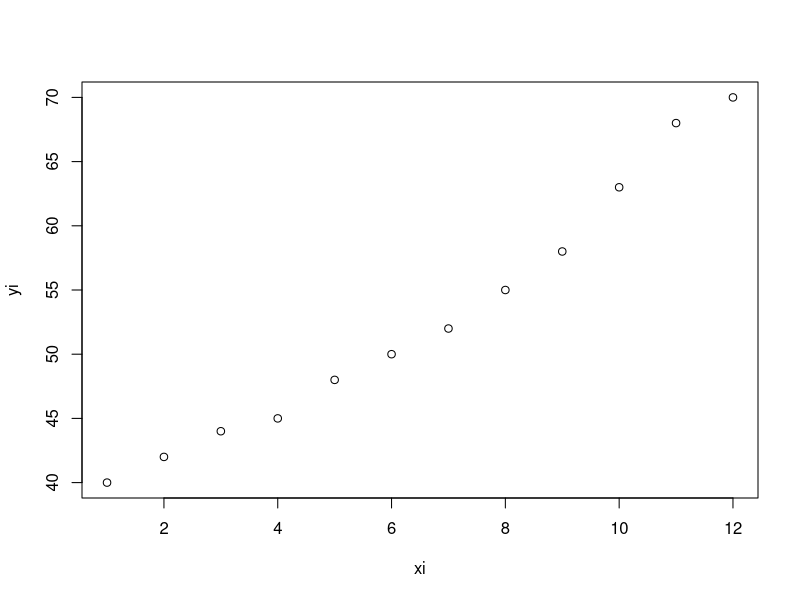
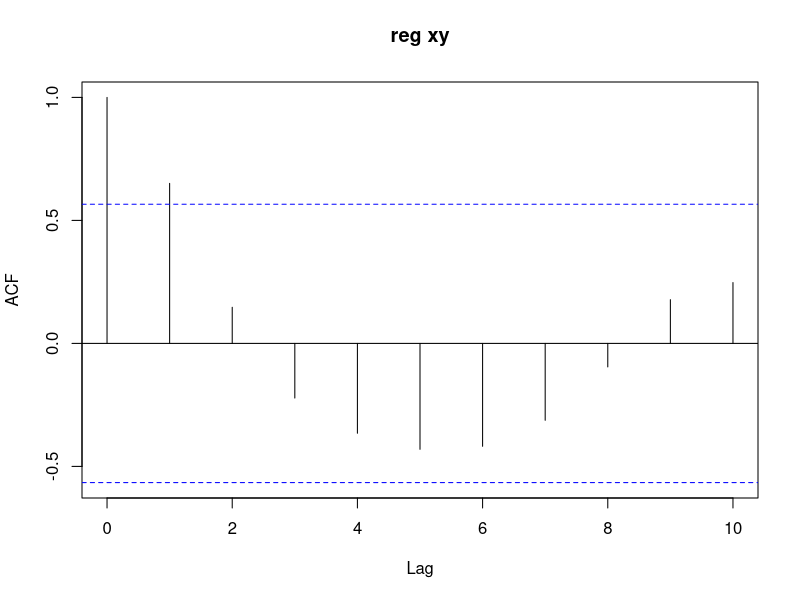
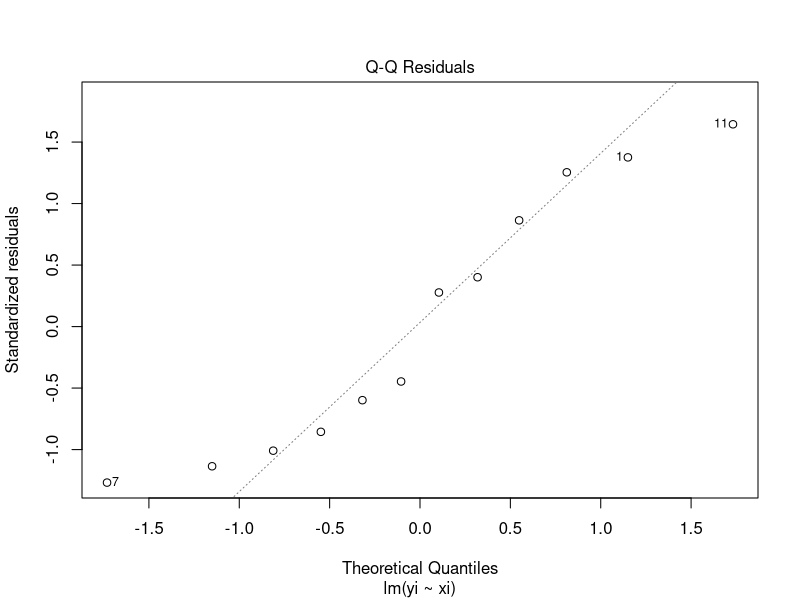
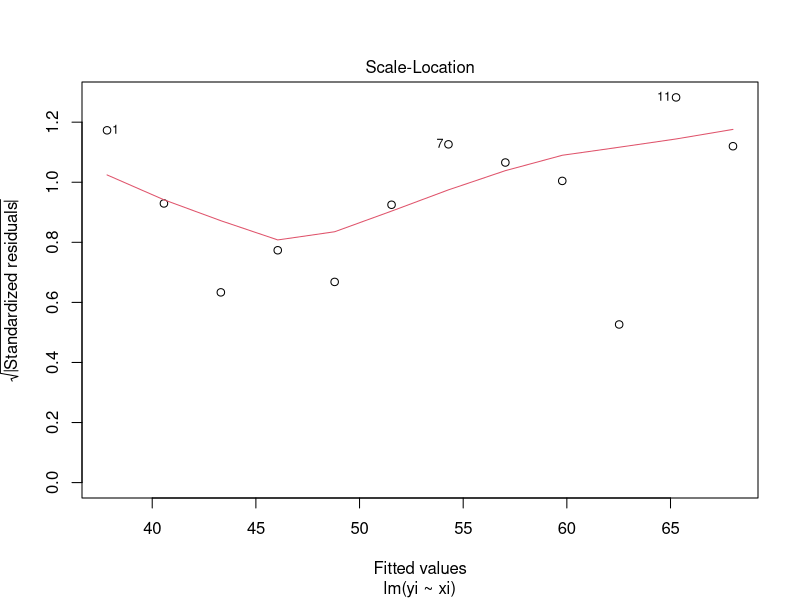
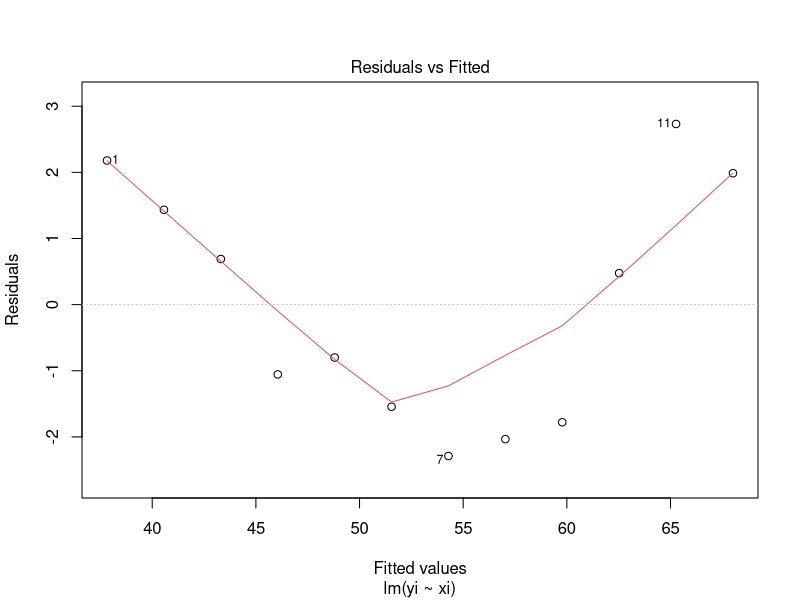

Source code (R) for these figures, in order:
## ---- chunk 1
library("tidyverse")
library("car")
library("corrplot")
## ---- chunk 2
xi <- c(1:12)
yi <- c(40, 42, 44, 45, 48, 50, 52, 55, 58, 63, 68, 70)
## ---- chunk 3
plot(xi, yi)
## ---- chunk 4
r<-cor(xi,yi)
## ---- chunk 5
cor.test(xi,yi)
## ---- chunk 6
matrix <- data_frame(xi, yi)
## ---- chunk 7
ks.test(yi,"pnorm")
## ---- chunk 8
ks.test(xi,"pnorm")
## ---- chunk 9
shapiro.test(xi)
## ---- chunk 10
shapiro.test(yi)

## ---- chunk 11
 regxy <- lm(yi ~ xi)
## ---- chunk 12
summary(regxy)
## ---- chunk 13
acf(residuals(regxy), main="reg xy")
## ---- chunk 14
durbinWatsonTest (regxy)
## ---- chunk 15
plot(regxy,2)
## ---- chunk 16
shapiro.test(residuals(regxy))
## ---- chunk 17
plot(regxy, 3)
## ---- chunk 18
ncvTest(regxy)
## ---- chunk 19
plot(regxy,1)
## ---- chunk 20
confint(regxy)
